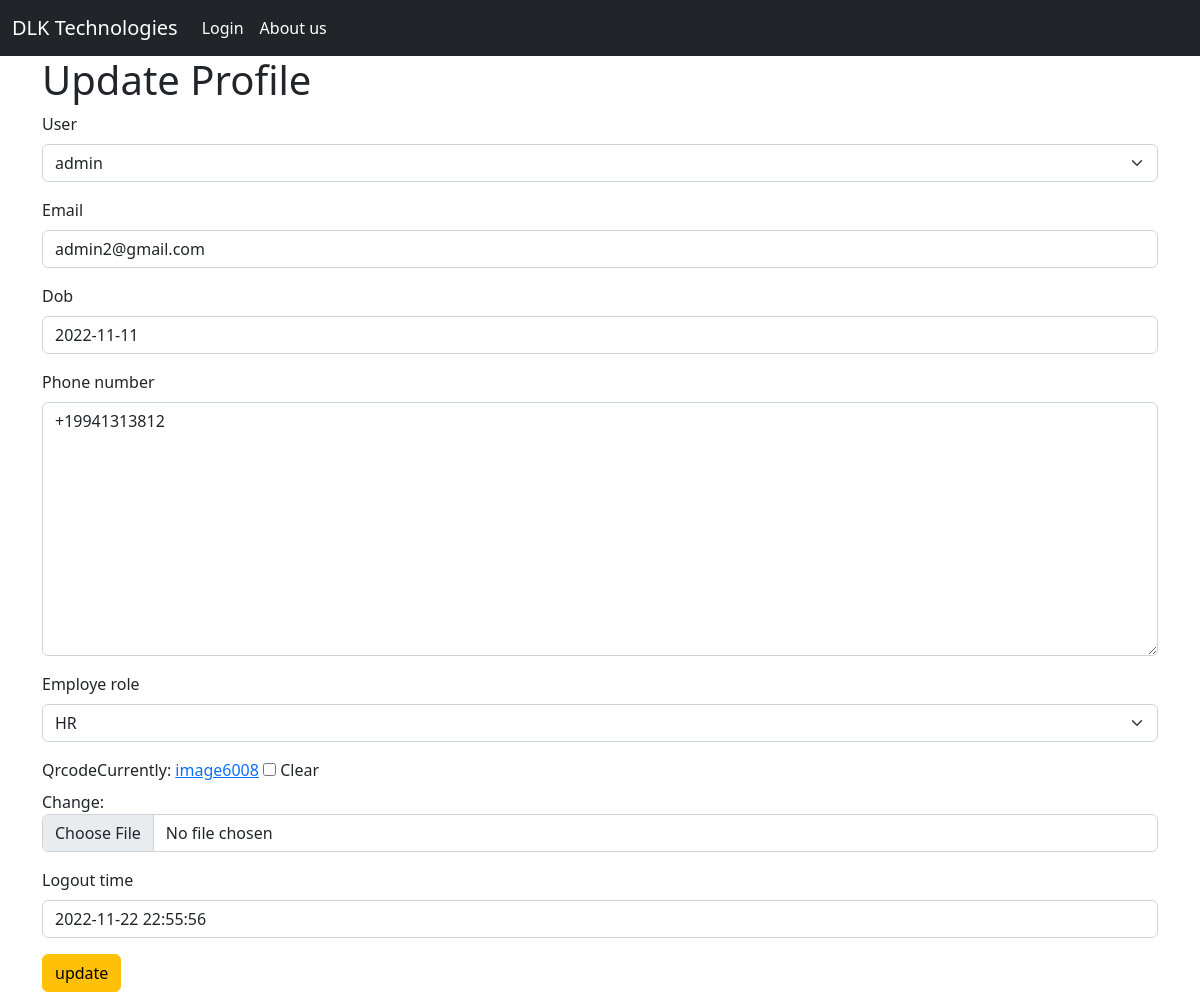
Page /employe_update/13 on the earlier database version.
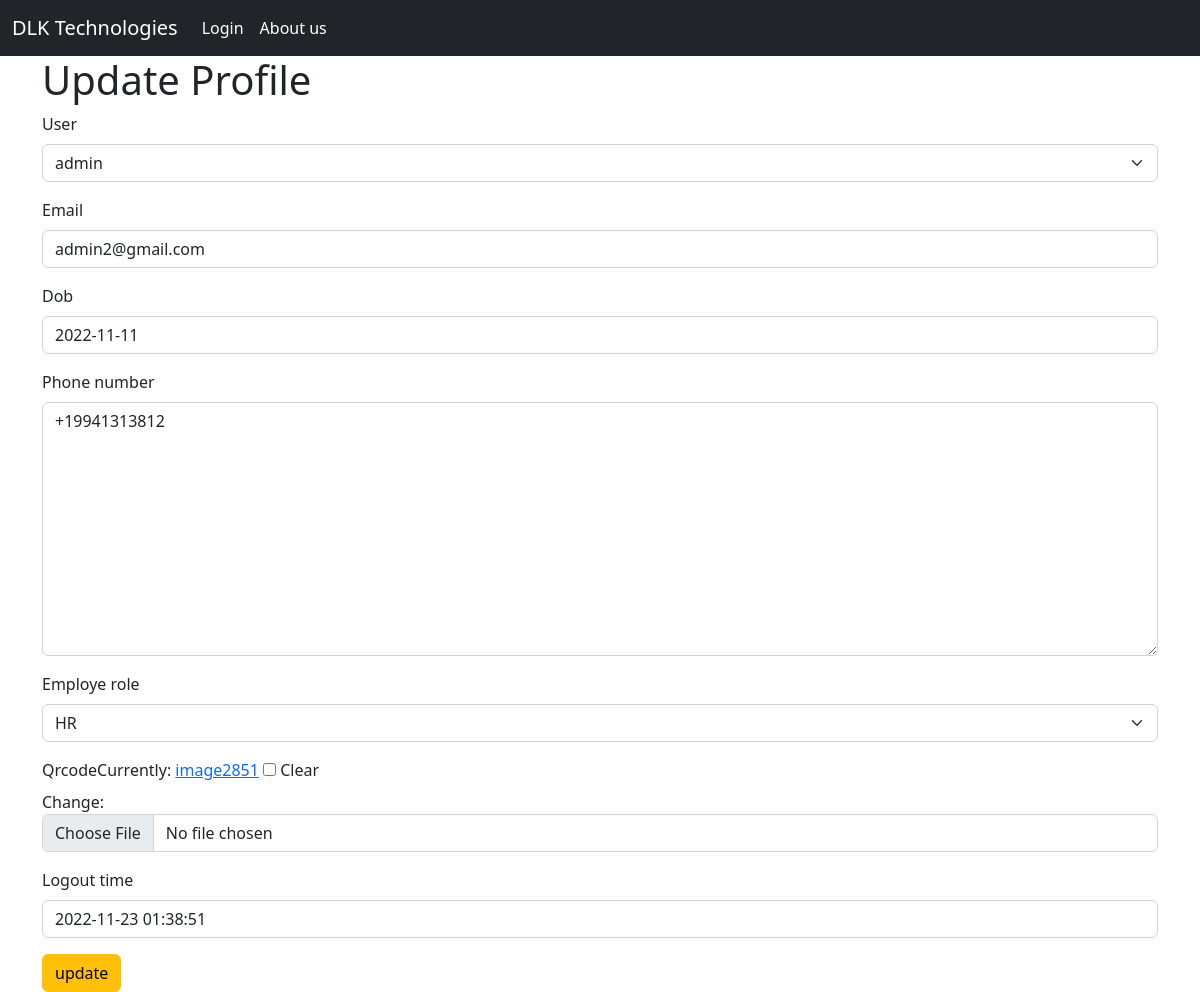
Same page on the later database version.
### employe/models.py (models this page shows, shortened)
class UserProfile(models.Model):
    user = models.OneToOneField(User,on_delete=models.CASCADE)
    email = models.EmailField()
    dob = models.DateField(blank=True,null=True)
    phone_number = PhoneField(blank=True, help_text='Contact phone number')
    employe_role = models.CharField(choices=EMPLOYE_ROLE,max_length=120)
    qrcode  = models.ImageField(blank=True)
    logout_time = models.DateTimeField(blank=True,null=True)

### employe/views.py (the view)
# urls.py: path('employe_update/<int:pk>',EmployeUpdate.as_view(),name='update'),
class EmployeUpdate(UpdateView):
    context_object_name = "employe_update"
    model = UserProfile
    fields = '__all__'
    success_url  = reverse_lazy("employe:list")
    template_name = "update.html"

### template/update.html (shortened to what this page needs)
{% extends 'base.html' %}
{% load bootstrap5 %}
{% block body %}
<div class="container">
    <h1>Update Profile</h1>
    <form action="" method="post">
        {% bootstrap_form form %}
        <input type="submit" class="btn btn-warning" value="update">
    </form>
</div>
{% endblock %}

Differences in the rows shown:
changed UserProfile "admin": logout_time "2022-11-22 22:55:56" → "2022-11-23 01:38:51"
Other differences:
text no longer shown: "User Email Dob Phone number Employe role Qrcode Currently: image6008 Clear Change: Logout time"
text now shown: "User Email Dob Phone number Employe role Qrcode Currently: image2851 Clear Change: Logout time"
